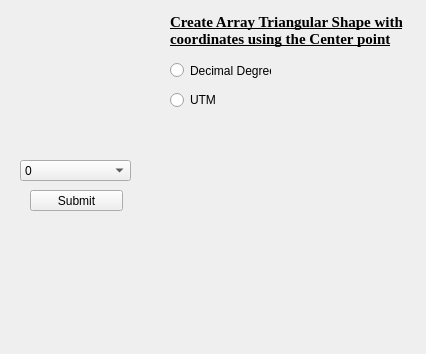
<?xml version="1.0" encoding="UTF-8"?>
<ui version="4.0">
 <class>Form</class>
 <widget class="QWidget" name="Form">
  <property name="enabled">
   <bool>true</bool>
  </property>
  <property name="geometry">
   <rect>
    <x>0</x>
    <y>0</y>
    <width>426</width>
    <height>354</height>
   </rect>
  </property>
  <property name="cursor">
   <cursorShape>ArrowCursor</cursorShape>
  </property>
  <property name="mouseTracking">
   <bool>false</bool>
  </property>
  <property name="windowTitle">
   <string>Form</string>
  </property>
  <widget class="QComboBox" name="comboBox">
   <property name="geometry">
    <rect>
     <x>20</x>
     <y>160</y>
     <width>111</width>
     <height>21</height>
    </rect>
   </property>
   <item>
    <property name="text">
     <string>0</string>
    </property>
   </item>
   <item>
    <property name="text">
     <string>1</string>
    </property>
   </item>
  </widget>
  <widget class="QPushButton" name="pushButton">
   <property name="geometry">
    <rect>
     <x>30</x>
     <y>190</y>
     <width>93</width>
     <height>21</height>
    </rect>
   </property>
   <property name="text">
    <string>Submit</string>
   </property>
  </widget>
  <widget class="QLabel" name="Label_info">
   <property name="geometry">
    <rect>
     <x>170</x>
     <y>10</y>
     <width>241</width>
     <height>41</height>
    </rect>
   </property>
   <property name="font">
    <font>
     <family>Times New Roman</family>
     <pointsize>11</pointsize>
     <weight>75</weight>
     <bold>true</bold>
     <underline>true</underline>
    </font>
   </property>
   <property name="text">
    <string>Create Array Triangular Shape with coordinates using the Center point</string>
   </property>
   <property name="wordWrap">
    <bool>true</bool>
   </property>
  </widget>
  <widget class="QLabel" name="label_2">
   <property name="geometry">
    <rect>
     <x>0</x>
     <y>0</y>
     <width>161</width>
     <height>151</height>
    </rect>
   </property>
   <property name="text">
    <string/>
   </property>
   <property name="pixmap">
    <pixmap>seismocode_icon.png</pixmap>
   </property>
   <property name="scaledContents">
    <bool>true</bool>
   </property>
  </widget>
  <widget class="QRadioButton" name="degree">
   <property name="geometry">
    <rect>
     <x>170</x>
     <y>60</y>
     <width>101</width>
     <height>21</height>
    </rect>
   </property>
   <property name="text">
    <string>Decimal Degree</string>
   </property>
  </widget>
  <widget class="QRadioButton" name="utm">
   <property name="geometry">
    <rect>
     <x>170</x>
     <y>90</y>
     <width>95</width>
     <height>20</height>
    </rect>
   </property>
   <property name="autoFillBackground">
    <bool>false</bool>
   </property>
   <property name="text">
    <string>UTM</string>
   </property>
  </widget>
  <zorder>label_2</zorder>
  <zorder>comboBox</zorder>
  <zorder>pushButton</zorder>
  <zorder>Label_info</zorder>
  <zorder>degree</zorder>
  <zorder>utm</zorder>
 </widget>
 <resources/>
 <connections/>
</ui>
